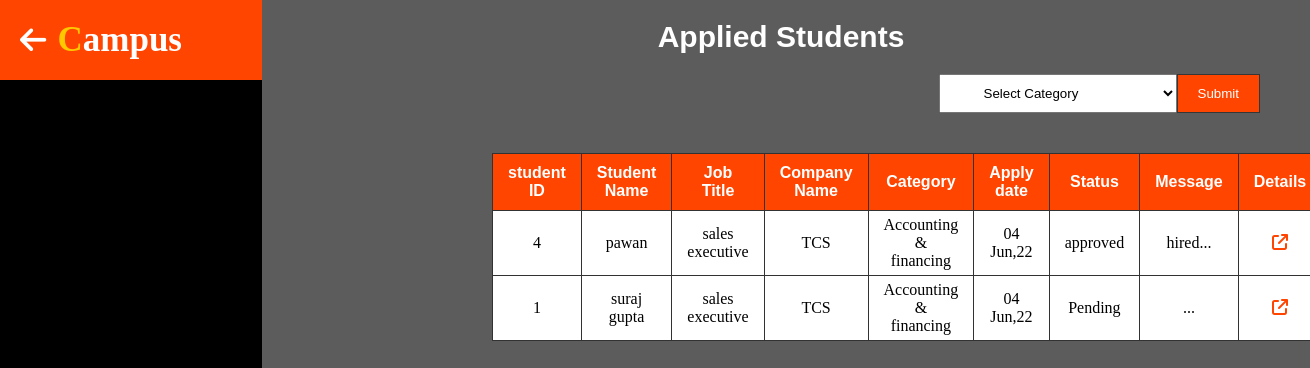
/Dashboard/view_student.php?id=15, run on the app's committed database.
### tables this page shows
CREATE TABLE `applied_student` (
  `post_id_all` int(50) NOT NULL,
  `student_user` int(50) NOT NULL,
  `company_user` int(50) NOT NULL,
  `main_id` int(50) NOT NULL,
  `category_id_all` int(50) NOT NULL,
  `status` varchar(50) NOT NULL DEFAULT 'Pending',
  `message` varchar(255) NOT NULL,
  `apply_post_date` varchar(50) NOT NULL
);

CREATE TABLE `user` (
  `stu_id` int(11) NOT NULL,
  `student_name` varchar(50) NOT NULL,
  `student_email` varchar(50) NOT NULL,
  `phone_number` bigint(255) NOT NULL,
  `username` varchar(50) NOT NULL,
  `password` varchar(50) NOT NULL,
  `gender` varchar(10) NOT NULL,
  `role` varchar(10) NOT NULL,
  `file` varchar(50) NOT NULL,
  `student_address` varchar(50) NOT NULL,
  `resume` varchar(50) NOT NULL,
  `applied_post` int(50) NOT NULL DEFAULT 0
);

CREATE TABLE `vacancy` (
  `Post_id` int(50) NOT NULL,
  `Post_title` varchar(50) NOT NULL,
  `company_name` int(50) NOT NULL,
  `job_description` varchar(5000) NOT NULL,
  `monthly_salary` varchar(50) NOT NULL,
  `no_of_opening` int(20) NOT NULL,
  `job_location` varchar(50) NOT NULL,
  `post_image` varchar(50) NOT NULL,
  `apply_date` date NOT NULL,
  `last_date` date NOT NULL,
  `vacancy_category_name` int(20) NOT NULL,
  `applied_student` int(20) NOT NULL DEFAULT 0,
  `post_date` varchar(50) NOT NULL,
  `experience` varchar(50) NOT NULL,
  `time` varchar(50) NOT NULL
);

CREATE TABLE `company` (
  `id` int(50) NOT NULL,
  `name` varchar(50) NOT NULL,
  `email` varchar(50) NOT NULL,
  `number` int(50) NOT NULL,
  `url` varchar(50) NOT NULL,
  `address` varchar(50) NOT NULL,
  `company_username` varchar(50) NOT NULL,
  `company_password` varchar(50) NOT NULL,
  `role` varchar(50) NOT NULL,
  `logo` varchar(50) NOT NULL
);

CREATE TABLE `category` (
  `category_id` int(20) NOT NULL,
  `category_name` varchar(50) NOT NULL,
  `total_category` int(20) NOT NULL DEFAULT 0
);

### Dashboard/view_student.php (the view, shortened to what this page needs)
<!DOCTYPE html>
<html lang="en">
<head>
    <link rel="stylesheet" href="css/applied_company.css">
</head>
<body>
    <div class="body_container">
    <?php
    include "header.php";
    ?>
    <h2>Applied Students</h2>
    <?php
             $con=mysqli_connect("localhost","root","","campus") or die("<script>alert('connection error')</script>");
             $sql="select * from category";
             $result=mysqli_query($con , $sql);
              mysqli_num_rows($result);
             if(mysqli_num_rows($result)>0){ ?>
            <form action="<?php $_SERVER['PHP_SELF']?>" method="post" class="category_form">
            <Select name="category">
                <option selected disabled value="6"> Select Category</option>
                </select>
                <input type="submit" name="submit">
                </form>
            <?php }
           if(isset($_POST['submit'])){
            if(empty($_POST['category'])){
                $categoryall="";
            }
            else{
              $category=$_POST['category'];
              $categoryall="AND  category.category_id={$category}";
            }
            }
            else{
                $categoryall="";
            }
            ?>
    <?php $con=mysqli_connect("localhost","root","","campus") or die("<script>alert('connection error')</script>");
$post_id=$_GET['id'];
if(isset($_GET['page'])){
    $page=$_GET['page'];
        }
        else{
            $page=1;
        }
        $limit=3;
        $offset=($page-1)*$limit;
 $sql="SELECT * FROM applied_student
INNER JOIN company ON applied_student.company_user = company.id
INNER JOIN user ON applied_student.student_user=user.stu_id
INNER JOIN vacancy ON applied_student.post_id_all=vacancy.Post_id
INNER JOIN category ON applied_student.category_id_all=category.category_id
WHERE post_id={$post_id} {$categoryall} LIMIT {$offset},{$limit}
";
$result= mysqli_query($con , $sql)or die("query failed");
if(mysqli_num_rows($result)>0){
    ?>
    <table  cellspacing="0px">
        <thead>
            <tr>
            <th>student ID</th>
            <th>Student Name</th>
                <th>Job Title</th>
                <th>Company Name</th>
                <th>Category</th>
                <th>Apply date</th>
                <th>Status</th>
                <th>Message</th>
                <th>Details</th>
            </tr>
        </thead>
        <tbody>
        <?php
        while($row=mysqli_fetch_assoc($result)){
     ?>
        <tr>
        <td><?php echo $row['stu_id'] ;?></td>
        <td><?php echo $row['student_name'] ;?></td>
                <td><?php echo $row['Post_title'] ;?></td>
                <td><?php echo $row['name'] ;?></td>
                <td><?php echo $row['category_name'] ;?></td>
                <td><?php echo $row['apply_post_date'] ;?></td>
                <td><?php echo $row['status'] ;?></td>
                <td><?php echo substr($row['message'] ,0,20). "...";?></td>
                <td ><a href="http://localhost/campus/dashboard/applied_student_detail.php?id=<?php echo $row['main_id'];?>"><i class="fa-solid fa-arrow-up-right-from-square"></i></a></td>
            </tr>
            <?php }
        }
        else{echo "<h2 style='color:black; text-align:center ; margin-top:20px'>No data found</h2>";}
        ?>
        </tbody>
    </table>
    </div>
</body>
</html>

### Dashboard/css/applied_company.css (style rules this page uses)
table { text-align: center; display: block; border-collapse: collapse ; padding:0px 180px; }
h2 { padding: 20px 10px 0px 0px; text-align: center; color:white !important; }
th,td { padding: 5px 15px; border: 1px solid rgb(50, 50, 50); border-collapse: collapse ; background-color: white; }
th { background-color: orangered; padding: 10px 15px; color: white; font-family: sans-serif; }
table { margin: 20px 50px; }
td a { padding: 5px 8px; border-radius: 5px; display:inline-block; }
td a i { color:orangered; }
.category_form { display:flex; justify-content: flex-end; padding: 20px 50px; }
.category_form input[type="submit"] { padding:10px 20px; background-color: orangered; color: white; border:1px solid rgb(54, 54, 54); }
.category_form select { padding: 10px 40px; }
body { background: url("../../images/27.png"); width: 100%; height: 100vh; background-position: center; background-repeat: no-repeat; background-attachment: fixed; background-size: cover; }
.body_container { width: 100%; height: 100%; background-color: rgba(0, 0, 0, 0.638); }

### Dashboard/css/header.css (style rules this page uses)
* { list-style: none; box-sizing: border-box; padding: 0; margin: 0; text-decoration: none !important; transition: all 0.3s ease; }
body { padding-left: 20vw; }
a { font-family: Cambria, Cochin, Georgia, Times, 'Times New Roman', serif; font-size:16px; color: rgb(57, 57, 57); text-decoration: none; }
h2 { font-size: 30px; font-family: Verdana, Geneva, Tahoma, sans-serif; font-weight: 600 ; color: orangered; }

### data on the page
applied_student: user.stu_id "4", user.student_name "pawan", vacancy.Post_title "sales executive", company.name "TCS", category.category_name "Accounting & financing", apply_post_date "04 Jun,22", status "approved", message "hired"
applied_student: user.stu_id "1", user.student_name "suraj gupta", vacancy.Post_title "sales executive", company.name "TCS", category.category_name "Accounting & financing", apply_post_date "04 Jun,22", status "Pending"
